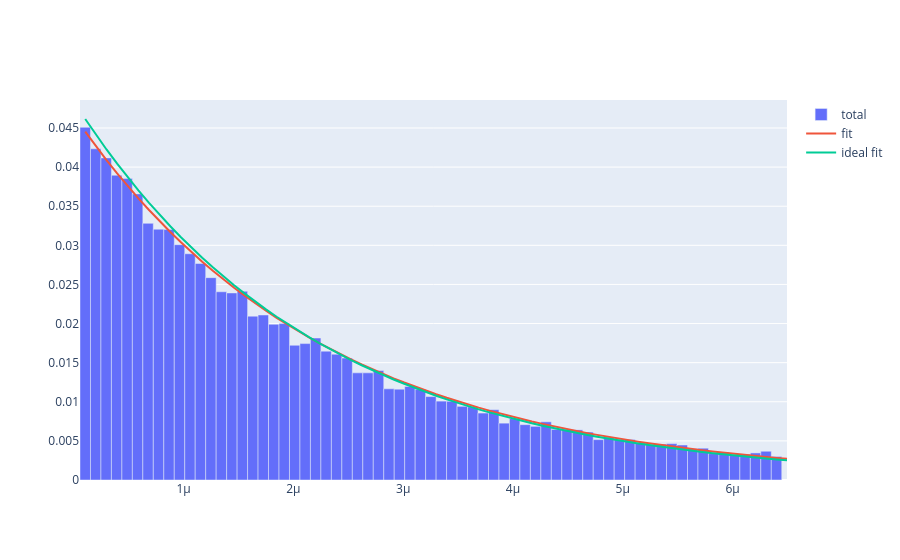

Notebook cell for this chart:
### Markdown cell above
## Plot result + Discrepancy analysis

### Code cell
count,edges = np.histogram(data_refact , n_bins)


fig = go.Figure()
fig.add_trace(go.Bar(x=edges[:-1], y=count/len(data_refact), name='total', width=np.diff(edges)))

x_fit = np.linspace(min(data_refact) , max(data_refact) , n_bins)
y_fit = n.values["a"]*expon.pdf( x_fit , loc = n.values["A"] , scale = n.values["tau"])*np.diff(edges)[0]
y_ideal_fit = n.values["a"]*expon.pdf( x_fit , loc = n.values["A"] , scale = TAU_MU)*np.diff(edges)[0]
fig.add_trace(go.Scatter(x=x_fit, y=y_fit, mode='lines', name='fit', line=dict(shape='linear')))
fig.add_trace(go.Scatter(x=x_fit, y=y_ideal_fit, mode='lines', name='ideal fit', line=dict(shape='linear')))
